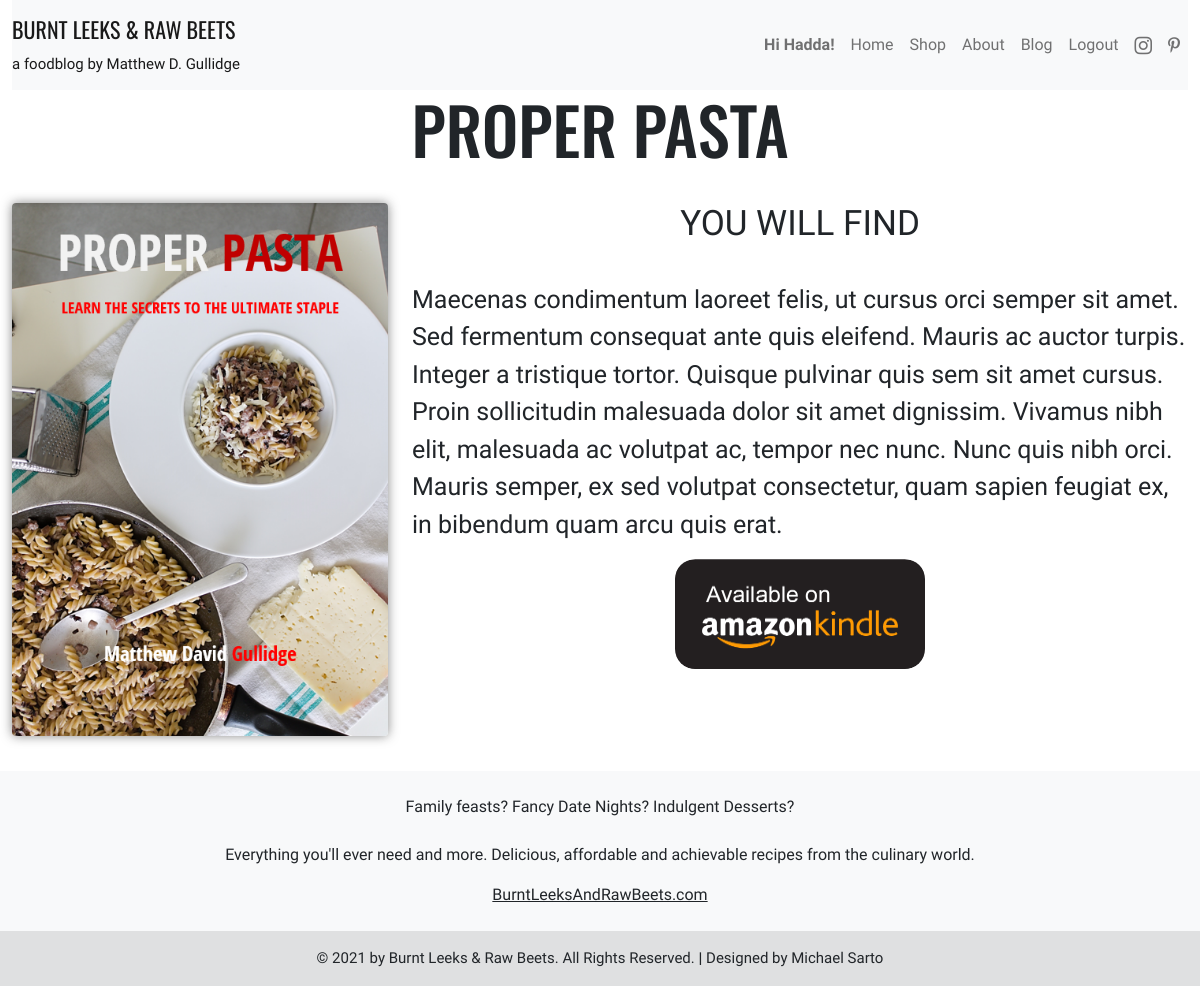
The page /product.php?item=12 (signed in) on the database its author committed.
### tables this page shows
CREATE TABLE `products` (
  `IdProduct` int(11) NOT NULL,
  `Title` varchar(255) NOT NULL,
  `Link` varchar(255) NOT NULL,
  `Description` text NOT NULL,
  `IdImage` int(11) NOT NULL
);

CREATE TABLE `images` (
  `IdImage` int(11) NOT NULL,
  `Path` varchar(255) NOT NULL
);

### DBHandler.php (called while the page is built, shortened)
<?php
class DBHandler
{
    private $db;
    public function getInstance()
    {
        return $this->db;
    }
    private function connect_database()
    {
        try {
            $connection_string = 'mysql:host=localhost;dbname=foodblog;charset=utf8';
            $connection_array = array(
                PDO::ATTR_ERRMODE => PDO::ERRMODE_EXCEPTION,
                PDO::ATTR_DEFAULT_FETCH_MODE => PDO::FETCH_ASSOC
            );
            $this->db = new PDO($connection_string, USER, PASSWORD, $connection_array);
        } catch (PDOException $e) {
            $this->db = null;
        }
    }
}

### DBHandlerObject.php (called while the page is built, shortened)
<?php
$dbh = new DBHandler();

### product.php (the view, shortened to what this page needs)
<!DOCTYPE html>
<html lang="en">
<head>
    <?php
    require_once("header.php");
    ?>
</head>
<body>
    <div class="container-fluid ">
        <?php
        if (isset($_GET['item']) && is_numeric($_GET['item'])) {
            $stmt = $dbh->getInstance()->prepare("SELECT `IdProduct`,`Title`,`Link`,`Description`,images.Path FROM `products` INNER JOIN images on images.IdImage=products.IdImage WHERE IdProduct=:idProduct ");
            $stmt->bindParam(':idProduct', $_GET['item']);
            $stmt->execute();
            $row = $stmt->fetch();
        } else {
            header('Location: shop.php');
        }
        require_once("navbar.php");
        ?>
        <header class="text-center logo">
            <h1 style="font-size: 65px"><?php echo strtoupper(htmlentities($row['Title'])); ?></h1>
        </header>
        <div class="row" style="margin-bottom:3%">
            <div class="col-12 col-sm-12 col-lg-4 col-md-6 d-flex justify-content-center">
                <a href="<?php echo $row['Link'] ?>" class="box rounded">
                    <?php echo ' <img src="' . $row['Path'] . '" class="img-fluid rounded" alt="' .$row['Title'] . '" style="margin-botom:3%;  box-shadow: 0 0 11px rgba(33, 33, 33, 0.534);">'  ?>
                </a>
            </div>
            <div class="col-12 col-sm-12 col-lg-8 col-md-6 d-flex justify-content-center">
                <h4 style="font-size: 35px" class="navbar-font position-absolute" style="margin-top:10%">YOU WILL FIND</h4>
                <div class="position-relative" style="margin-top:10%;">
                    <p class="navbar-font" style="font-size:25px"><?php echo  $row['Description'] ?> </p>
                    <div class="d-flex justify-content-center">
                        <a href="<?php echo $row['Link'] ?>" ><img src="Images/amazon-kindle-logo_16.png" class="box" style="border-radius: 20px; width: 250px; height: 110px; background-color:none"></a>
                    </div>
                </div>
            </div>
        </div>
    </div>
    <?php require_once("footer.php"); ?>
</body>
</html>

### style.css (style rules this page uses)
.logo { font-family: 'Oswald', sans-serif; font-size: 22px; }
.navbar-font { font-family: 'Lexend', sans-serif !important; }
.box { transition: box-shadow .3s; }

### rows shown on the page
products: Title "PROPER PASTA", IdImage.Path (picture), Description "Maecenas condimentum laoreet felis, ut cursus orci semper sit amet. Sed fermentum consequat ante quis eleifend. Mauris ac auctor turpis. Integer a tristique tortor. Quisque pulvinar quis sem sit amet cursus. Proin sollicitudin malesuada dolor sit amet dignissim. Vivamus nibh elit, malesuada ac volutpat ac, tempor nec nunc. Nunc quis nibh orci. Mauris semper, ex sed volutpat consectetur, quam sapien feugiat ex, in bibendum quam arcu quis erat."

### other values the page prints
$_SESSION['Name'] "Hadda"
